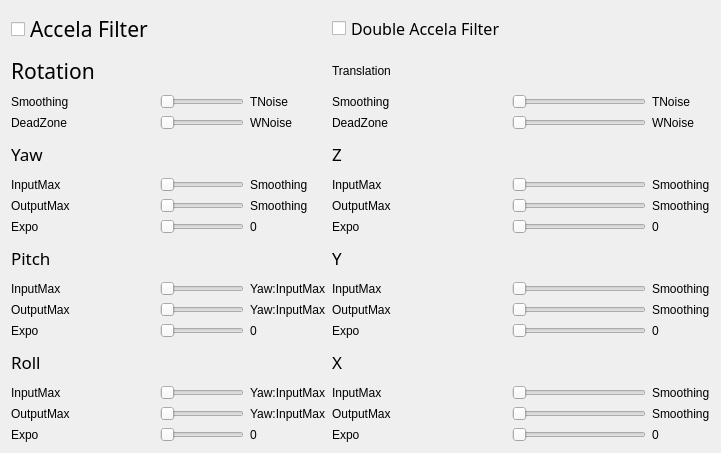
<?xml version="1.0" encoding="UTF-8"?>
<ui version="4.0">
 <class>FilterConfig</class>
 <widget class="QWidget" name="FilterConfig">
  <property name="geometry">
   <rect>
    <x>0</x>
    <y>0</y>
    <width>721</width>
    <height>453</height>
   </rect>
  </property>
  <property name="windowTitle">
   <string>Form</string>
  </property>
  <layout class="QGridLayout" name="gridLayout">
   <item row="1" column="0" colspan="2">
    <widget class="QLabel" name="label_5">
     <property name="font">
      <font>
       <family>黑体</family>
       <pointsize>16</pointsize>
       <italic>false</italic>
       <bold>false</bold>
      </font>
     </property>
     <property name="styleSheet">
      <string notr="true">font: 16pt &quot;黑体&quot;;</string>
     </property>
     <property name="text">
      <string>Rotation</string>
     </property>
    </widget>
   </item>
   <item row="1" column="4" colspan="2">
    <widget class="QLabel" name="label_6">
     <property name="styleSheet">
      <string notr="true">font: 16pt &quot;黑体&quot;;</string>
     </property>
     <property name="text">
      <string>Translation</string>
     </property>
    </widget>
   </item>
   <item row="2" column="0">
    <widget class="QLabel" name="label_2">
     <property name="text">
      <string>Smoothing</string>
     </property>
    </widget>
   </item>
   <item row="2" column="1" colspan="2">
    <widget class="QSlider" name="rot_smooth_sld">
     <property name="orientation">
      <enum>Qt::Orientation::Horizontal</enum>
     </property>
    </widget>
   </item>
   <item row="2" column="3">
    <widget class="QLabel" name="rot_smooth_label">
     <property name="text">
      <string>TNoise</string>
     </property>
    </widget>
   </item>
   <item row="2" column="4">
    <widget class="QLabel" name="label_4">
     <property name="text">
      <string>Smoothing</string>
     </property>
    </widget>
   </item>
   <item row="2" column="5">
    <widget class="QSlider" name="trans_smooth_sld">
     <property name="orientation">
      <enum>Qt::Orientation::Horizontal</enum>
     </property>
    </widget>
   </item>
   <item row="2" column="6">
    <widget class="QLabel" name="trans_smooth_label">
     <property name="text">
      <string>TNoise</string>
     </property>
    </widget>
   </item>
   <item row="3" column="0">
    <widget class="QLabel" name="label_3">
     <property name="text">
      <string>DeadZone</string>
     </property>
    </widget>
   </item>
   <item row="3" column="1" colspan="2">
    <widget class="QSlider" name="rot_deadzone_sld">
     <property name="orientation">
      <enum>Qt::Orientation::Horizontal</enum>
     </property>
    </widget>
   </item>
   <item row="3" column="3">
    <widget class="QLabel" name="rot_deadzone_label">
     <property name="text">
      <string>WNoise</string>
     </property>
    </widget>
   </item>
   <item row="3" column="4">
    <widget class="QLabel" name="label_7">
     <property name="text">
      <string>DeadZone</string>
     </property>
    </widget>
   </item>
   <item row="3" column="5">
    <widget class="QSlider" name="trans_deadzone_sld">
     <property name="orientation">
      <enum>Qt::Orientation::Horizontal</enum>
     </property>
    </widget>
   </item>
   <item row="3" column="6">
    <widget class="QLabel" name="trans_deadzone_label">
     <property name="text">
      <string>WNoise</string>
     </property>
    </widget>
   </item>
   <item row="4" column="0" colspan="2">
    <widget class="QLabel" name="label_19">
     <property name="font">
      <font>
       <family>黑体</family>
       <pointsize>13</pointsize>
       <italic>false</italic>
       <bold>false</bold>
      </font>
     </property>
     <property name="styleSheet">
      <string notr="true">font: 13pt &quot;黑体&quot;;</string>
     </property>
     <property name="text">
      <string>Yaw</string>
     </property>
    </widget>
   </item>
   <item row="4" column="4">
    <widget class="QLabel" name="label_23">
     <property name="font">
      <font>
       <family>黑体</family>
       <pointsize>13</pointsize>
       <italic>false</italic>
       <bold>false</bold>
      </font>
     </property>
     <property name="styleSheet">
      <string notr="true">font: 13pt &quot;黑体&quot;;</string>
     </property>
     <property name="text">
      <string>Z</string>
     </property>
    </widget>
   </item>
   <item row="5" column="0">
    <widget class="QLabel" name="label_8">
     <property name="text">
      <string>InputMax</string>
     </property>
    </widget>
   </item>
   <item row="5" column="1" colspan="2">
    <widget class="QSlider" name="rot_input_max_sld_yaw">
     <property name="orientation">
      <enum>Qt::Orientation::Horizontal</enum>
     </property>
    </widget>
   </item>
   <item row="5" column="3">
    <widget class="QLabel" name="rot_input_max_label_yaw">
     <property name="text">
      <string>Smoothing</string>
     </property>
    </widget>
   </item>
   <item row="5" column="4">
    <widget class="QLabel" name="label_11">
     <property name="text">
      <string>InputMax</string>
     </property>
    </widget>
   </item>
   <item row="5" column="5">
    <widget class="QSlider" name="trans_input_max_sld_z">
     <property name="orientation">
      <enum>Qt::Orientation::Horizontal</enum>
     </property>
    </widget>
   </item>
   <item row="5" column="6">
    <widget class="QLabel" name="trans_input_max_label_z">
     <property name="text">
      <string>Smoothing</string>
     </property>
    </widget>
   </item>
   <item row="6" column="0">
    <widget class="QLabel" name="label_9">
     <property name="text">
      <string>OutputMax</string>
     </property>
    </widget>
   </item>
   <item row="6" column="1" colspan="2">
    <widget class="QSlider" name="rot_output_max_sld_yaw">
     <property name="orientation">
      <enum>Qt::Orientation::Horizontal</enum>
     </property>
    </widget>
   </item>
   <item row="6" column="3">
    <widget class="QLabel" name="rot_output_max_label_yaw">
     <property name="text">
      <string>Smoothing</string>
     </property>
    </widget>
   </item>
   <item row="6" column="4">
    <widget class="QLabel" name="label_10">
     <property name="text">
      <string>OutputMax</string>
     </property>
    </widget>
   </item>
   <item row="6" column="5">
    <widget class="QSlider" name="trans_output_max_sld_z">
     <property name="orientation">
      <enum>Qt::Orientation::Horizontal</enum>
     </property>
    </widget>
   </item>
   <item row="6" column="6">
    <widget class="QLabel" name="trans_output_max_label_z">
     <property name="text">
      <string>Smoothing</string>
     </property>
    </widget>
   </item>
   <item row="7" column="0">
    <widget class="QLabel" name="label_16">
     <property name="text">
      <string>Expo</string>
     </property>
    </widget>
   </item>
   <item row="7" column="1" colspan="2">
    <widget class="QSlider" name="rot_expo_sld_yaw">
     <property name="orientation">
      <enum>Qt::Orientation::Horizontal</enum>
     </property>
    </widget>
   </item>
   <item row="7" column="3">
    <widget class="QLabel" name="rot_expo_label_yaw">
     <property name="text">
      <string>0</string>
     </property>
    </widget>
   </item>
   <item row="7" column="4">
    <widget class="QLabel" name="label_22">
     <property name="text">
      <string>Expo</string>
     </property>
    </widget>
   </item>
   <item row="7" column="5">
    <widget class="QSlider" name="trans_expo_sld_z">
     <property name="orientation">
      <enum>Qt::Orientation::Horizontal</enum>
     </property>
    </widget>
   </item>
   <item row="7" column="6">
    <widget class="QLabel" name="trans_expo_label_z">
     <property name="text">
      <string>0</string>
     </property>
    </widget>
   </item>
   <item row="8" column="0" colspan="2">
    <widget class="QLabel" name="label_20">
     <property name="font">
      <font>
       <family>黑体</family>
       <pointsize>13</pointsize>
       <italic>false</italic>
       <bold>false</bold>
      </font>
     </property>
     <property name="styleSheet">
      <string notr="true">font: 13pt &quot;黑体&quot;;</string>
     </property>
     <property name="text">
      <string>Pitch</string>
     </property>
    </widget>
   </item>
   <item row="8" column="4">
    <widget class="QLabel" name="label_26">
     <property name="font">
      <font>
       <family>黑体</family>
       <pointsize>13</pointsize>
       <italic>false</italic>
       <bold>false</bold>
      </font>
     </property>
     <property name="styleSheet">
      <string notr="true">font: 13pt &quot;黑体&quot;;</string>
     </property>
     <property name="text">
      <string>Y</string>
     </property>
    </widget>
   </item>
   <item row="9" column="0">
    <widget class="QLabel" name="label_12">
     <property name="text">
      <string>InputMax</string>
     </property>
    </widget>
   </item>
   <item row="9" column="1" colspan="2">
    <widget class="QSlider" name="rot_input_max_sld_pitch">
     <property name="orientation">
      <enum>Qt::Orientation::Horizontal</enum>
     </property>
    </widget>
   </item>
   <item row="9" column="3">
    <widget class="QLabel" name="rot_input_max_label_pitch">
     <property name="text">
      <string>Yaw:InputMax</string>
     </property>
    </widget>
   </item>
   <item row="9" column="4">
    <widget class="QLabel" name="label_24">
     <property name="text">
      <string>InputMax</string>
     </property>
    </widget>
   </item>
   <item row="9" column="5">
    <widget class="QSlider" name="trans_input_max_sld_y">
     <property name="orientation">
      <enum>Qt::Orientation::Horizontal</enum>
     </property>
    </widget>
   </item>
   <item row="9" column="6">
    <widget class="QLabel" name="trans_input_max_label_y">
     <property name="text">
      <string>Smoothing</string>
     </property>
    </widget>
   </item>
   <item row="10" column="0">
    <widget class="QLabel" name="label_13">
     <property name="text">
      <string>OutputMax</string>
     </property>
    </widget>
   </item>
   <item row="10" column="1" colspan="2">
    <widget class="QSlider" name="rot_output_max_sld_pitch">
     <property name="orientation">
      <enum>Qt::Orientation::Horizontal</enum>
     </property>
    </widget>
   </item>
   <item row="10" column="3">
    <widget class="QLabel" name="rot_output_max_label_pitch">
     <property name="text">
      <string>Yaw:InputMax</string>
     </property>
    </widget>
   </item>
   <item row="10" column="4">
    <widget class="QLabel" name="label_27">
     <property name="text">
      <string>OutputMax</string>
     </property>
    </widget>
   </item>
   <item row="10" column="5">
    <widget class="QSlider" name="trans_output_max_sld_y">
     <property name="orientation">
      <enum>Qt::Orientation::Horizontal</enum>
     </property>
    </widget>
   </item>
   <item row="10" column="6">
    <widget class="QLabel" name="trans_output_max_label_y">
     <property name="text">
      <string>Smoothing</string>
     </property>
    </widget>
   </item>
   <item row="11" column="0">
    <widget class="QLabel" name="label_17">
     <property name="text">
      <string>Expo</string>
     </property>
    </widget>
   </item>
   <item row="11" column="1" colspan="2">
    <widget class="QSlider" name="rot_expo_sld_pitch">
     <property name="orientation">
      <enum>Qt::Orientation::Horizontal</enum>
     </property>
    </widget>
   </item>
   <item row="11" column="3">
    <widget class="QLabel" name="rot_expo_label_pitch">
     <property name="text">
      <string>0</string>
     </property>
    </widget>
   </item>
   <item row="11" column="4">
    <widget class="QLabel" name="label_25">
     <property name="text">
      <string>Expo</string>
     </property>
    </widget>
   </item>
   <item row="11" column="5">
    <widget class="QSlider" name="trans_expo_sld_y">
     <property name="orientation">
      <enum>Qt::Orientation::Horizontal</enum>
     </property>
    </widget>
   </item>
   <item row="11" column="6">
    <widget class="QLabel" name="trans_expo_label_y">
     <property name="text">
      <string>0</string>
     </property>
    </widget>
   </item>
   <item row="12" column="0" colspan="2">
    <widget class="QLabel" name="label_21">
     <property name="font">
      <font>
       <family>黑体</family>
       <pointsize>13</pointsize>
       <italic>false</italic>
       <bold>false</bold>
      </font>
     </property>
     <property name="styleSheet">
      <string notr="true">font: 13pt &quot;黑体&quot;;</string>
     </property>
     <property name="text">
      <string>Roll</string>
     </property>
    </widget>
   </item>
   <item row="12" column="4">
    <widget class="QLabel" name="label_28">
     <property name="font">
      <font>
       <family>黑体</family>
       <pointsize>13</pointsize>
       <italic>false</italic>
       <bold>false</bold>
      </font>
     </property>
     <property name="styleSheet">
      <string notr="true">font: 13pt &quot;黑体&quot;;</string>
     </property>
     <property name="text">
      <string>X</string>
     </property>
    </widget>
   </item>
   <item row="13" column="0">
    <widget class="QLabel" name="label_15">
     <property name="text">
      <string>InputMax</string>
     </property>
    </widget>
   </item>
   <item row="13" column="1" colspan="2">
    <widget class="QSlider" name="rot_input_max_sld_roll">
     <property name="orientation">
      <enum>Qt::Orientation::Horizontal</enum>
     </property>
    </widget>
   </item>
   <item row="13" column="3">
    <widget class="QLabel" name="rot_input_max_label_roll">
     <property name="text">
      <string>Yaw:InputMax</string>
     </property>
    </widget>
   </item>
   <item row="13" column="4">
    <widget class="QLabel" name="label_30">
     <property name="text">
      <string>InputMax</string>
     </property>
    </widget>
   </item>
   <item row="13" column="5">
    <widget class="QSlider" name="trans_input_max_sld_x">
     <property name="orientation">
      <enum>Qt::Orientation::Horizontal</enum>
     </property>
    </widget>
   </item>
   <item row="13" column="6">
    <widget class="QLabel" name="trans_input_max_label_x">
     <property name="text">
      <string>Smoothing</string>
     </property>
    </widget>
   </item>
   <item row="14" column="0">
    <widget class="QLabel" name="label_14">
     <property name="text">
      <string>OutputMax</string>
     </property>
    </widget>
   </item>
   <item row="14" column="1" colspan="2">
    <widget class="QSlider" name="rot_output_max_sld_roll">
     <property name="orientation">
      <enum>Qt::Orientation::Horizontal</enum>
     </property>
    </widget>
   </item>
   <item row="14" column="3">
    <widget class="QLabel" name="rot_output_max_label_roll">
     <property name="text">
      <string>Yaw:InputMax</string>
     </property>
    </widget>
   </item>
   <item row="14" column="4">
    <widget class="QLabel" name="label_29">
     <property name="text">
      <string>OutputMax</string>
     </property>
    </widget>
   </item>
   <item row="14" column="5">
    <widget class="QSlider" name="trans_output_max_sld_x">
     <property name="orientation">
      <enum>Qt::Orientation::Horizontal</enum>
     </property>
    </widget>
   </item>
   <item row="14" column="6">
    <widget class="QLabel" name="trans_output_max_label_x">
     <property name="text">
      <string>Smoothing</string>
     </property>
    </widget>
   </item>
   <item row="15" column="0">
    <widget class="QLabel" name="label_18">
     <property name="text">
      <string>Expo</string>
     </property>
    </widget>
   </item>
   <item row="15" column="1" colspan="2">
    <widget class="QSlider" name="rot_expo_sld_roll">
     <property name="orientation">
      <enum>Qt::Orientation::Horizontal</enum>
     </property>
    </widget>
   </item>
   <item row="15" column="3">
    <widget class="QLabel" name="rot_expo_label_roll">
     <property name="text">
      <string>0</string>
     </property>
    </widget>
   </item>
   <item row="15" column="4">
    <widget class="QLabel" name="label_31">
     <property name="text">
      <string>Expo</string>
     </property>
    </widget>
   </item>
   <item row="15" column="5">
    <widget class="QSlider" name="trans_expo_sld_x">
     <property name="orientation">
      <enum>Qt::Orientation::Horizontal</enum>
     </property>
    </widget>
   </item>
   <item row="15" column="6">
    <widget class="QLabel" name="trans_expo_label_x">
     <property name="text">
      <string>0</string>
     </property>
    </widget>
   </item>
   <item row="0" column="4">
    <widget class="QCheckBox" name="Accela_Check_2">
     <property name="font">
      <font>
       <family>黑体</family>
       <pointsize>12</pointsize>
       <italic>false</italic>
       <bold>false</bold>
      </font>
     </property>
     <property name="styleSheet">
      <string notr="true">font: 12pt &quot;黑体&quot;;</string>
     </property>
     <property name="text">
      <string>Double Accela Filter</string>
     </property>
     <property name="iconSize">
      <size>
       <width>20</width>
       <height>20</height>
      </size>
     </property>
    </widget>
   </item>
   <item row="0" column="0">
    <widget class="QCheckBox" name="Accela_Check">
     <property name="font">
      <font>
       <family>黑体</family>
       <pointsize>16</pointsize>
       <italic>false</italic>
       <bold>false</bold>
      </font>
     </property>
     <property name="styleSheet">
      <string notr="true">font: 16pt &quot;黑体&quot;;</string>
     </property>
     <property name="text">
      <string>Accela Filter</string>
     </property>
     <property name="iconSize">
      <size>
       <width>20</width>
       <height>20</height>
      </size>
     </property>
    </widget>
   </item>
  </layout>
 </widget>
 <resources/>
 <connections/>
</ui>
